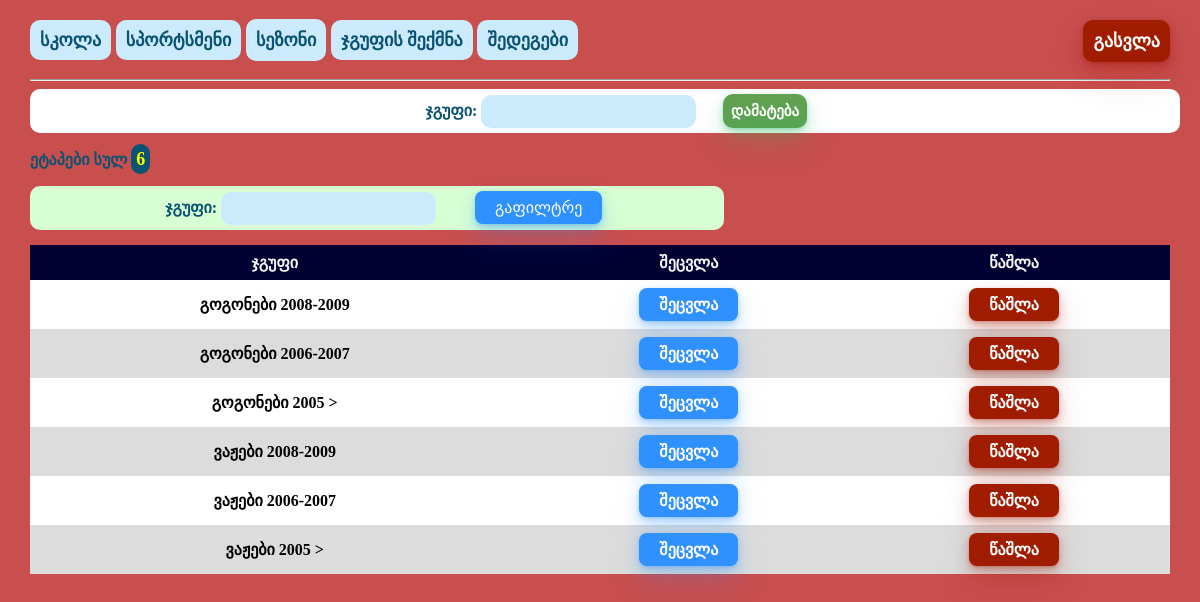
/staff/group/ (signed in), run on the app's committed database.
### staff/models.py (models this page shows, shortened)
class Group(models.Model):
    group_name = models.CharField(max_length=45)

### staff/views.py (the view)
# urls.py: path('group/', views.group, name='group'),
@login_required(login_url='login')
def group(request):
    form = GroupForm()
    if request.method == 'POST':
        form = GroupForm(request.POST)
        if form.is_valid():
            form.save()
            return HttpResponseRedirect('/staff/group')
    groups = Group.objects.all()
    group_filter = GroupFilter(request.GET, queryset=groups)
    groups = group_filter.qs
    count = Group.objects.all().count()
    context = {'form': form, 'groups': groups, 'count': count, 'group_filter': group_filter}
    return render(request, 'staff/group.html', context)

### staff/forms.py
class GroupForm(ModelForm):
    class Meta:
        model = Group
        fields = ['group_name']
        labels = {'group_name': 'ჯგუფი'}

### staff/templates/staff/group.html (shortened to what this page needs)
{% extends 'staff/base.html' %}
{% block content %}
<body>
    <form class="form-comp" id="form" action="" method="post">
        {{ form }}
        <input class="button-33" id="add" type="submit" value="დამატება">
    </form>
    <p class="counter" >ეტაპები სულ <a class="count">{{count}}</a></p>
    <form class="filter-form" id="groups_filters" method="get">
        <label for="id_gender">ჯგუფი:</label>
        {{group_filter.form.group_name}}
        <button class="button-33" id="filter_btn" type="submit">
        გაფილტრე
        </button>
    </form>
    <table id="schools">
            <tr>
                <th>ჯგუფი</th>
                <th>შეცვლა</th>
                <th>წაშლა</th>
            </tr>
            <tr>
                {% for group in groups %}
                <tr>
                    <td>{{ group.group_name }}</td>
                    <td><a class="button-33" id="update_btn" href="{% url 'update-group' group.id %}">შეცვლა</a></td>
                    <td><a class="button-33" id="delete_btn" href="{% url 'delete-group' group.id %}">წაშლა</a></td>
                </tr>
                {% endfor %}
            </tr>
        </table>
</body>
{% endblock content %}

### staff/static/staff/style.css (style rules this page uses)
html, body { height: 100%; width: 100%; background-repeat: no-repeat; background-size: 100% 100%; }
html { display: table; margin: auto; }
body { padding-right:30px; padding-left:30px; display: table-cell; justify-content:center; align-items:center; }
.competitors,#schools { margin-bottom: 30px; font-family: "BPG Nino Mtavruli"; font-weight: bolder; border-collapse: collapse; width: 80%; border: 0px; border-radius: 5px; margin-left: auto; margin-right: auto; }
.competitors td,th { border: 0px; padding:10px; text-align: center; }
.competitors tr,#schools tr { background-color: #ffffff; }
.competitors tr:nth-child(even),#schools tr:nth-child(even) { background-color: #DCDCDC; }
.competitors th,#schools th { padding-top: 12px; padding-bottom: 12px; text-align: center; background-color: #000033; color: #f6f5f5; }
#schools { font-family: "BPG Nino Mtavruli"; border-collapse: collapse; width: 100%; }
#schools td, #schools th { border: 0px; padding: 8px; text-align: center; }
.form-comp { text-align: center; justify-content:center; background-color: white; padding: 5px; width:100%; border-radius: 10px; }
.counter,label { font-family: "BPG Nino Mtavruli"; font-weight: bolder; color: #0b5372; }
label { margin-left:2%; }
.count { font-size: 18px; color: yellow; background: #0b5372; padding: 5px; border-radius: 10px; }
input[type=text],input[type=number],input[type=password],select { border-radius: 10px; font-size: 15px; font-family: "BPG Nino Mtavruli"; font-weight: bold; border:none; padding: 8px; background-color: #cbebfc; color: #0b5372; }
input[type=submit] { border-radius: 10px; margin-left:2%; font-size: 15px; font-family: "BPG Nino Mtavruli"; font-weight: bold; border:none; padding: 8px; background-color: #61a151; color: white; }
body { background-color: rgb(201, 78, 78); }
.filter-form { text-align: center; justify-content:center; background-color: white; padding: 5px; width:100%; margin-bottom: 15px; width: 60%; background-color: #d8ffd4; border-radius: 10px; }
#groups_filters { width: 60%; }
.button-33 { background-color: #c2fbd7; border-radius: 8px; box-shadow: rgba(44, 187, 99, .2) 0 -25px 18px -14px inset,rgba(44, 187, 99, .15) 0 1px 2px,rgba(44, 187, 99, .15) 0 2px 4px,rgba(44, 187, 99, .15) 0 4px 8px,rgba(44, 187, 99, .15) 0 8px 16px,rgba(44, 187, 99, .15) 0 16px 32px; color: green; cursor: pointer; display: inline-block; font-family: "BPG Nino Mtavruli"; padding: 7px 20px; text-align: center; text-decoration: none; transition: all 250ms; border: 0; font-size: 16px; user-select: none; -webkit-user-select: none; touch-action: manipulation; }
#delete_btn { color: white; background:#a11d00; box-shadow: rgba(161, 29, 0, .2) 0 -25px 18px -14px inset,rgba(161, 29, 0, .15) 0 1px 2px,rgba(161, 29, 0, .15) 0 2px 4px,rgba(161, 29, 0, .15) 0 4px 8px,rgba(161, 29, 0, .15) 0 8px 16px,rgba(161, 29, 0, .15) 0 16px 32px; }
#update_btn { color: white; background:#3091ff; box-shadow: rgba(48, 145, 255, .2) 0 -25px 18px -14px inset,rgba(48, 145, 255, .15) 0 1px 2px,rgba(48, 145, 255, .15) 0 2px 4px,rgba(48, 145, 255, .15) 0 4px 8px,rgba(48, 145, 255, .15) 0 8px 16px,rgba(48, 145, 255, .15) 0 16px 32px; }
#filter_btn { font-family:"BPG Nino Mtavruli"; margin-left:35px; color: white; background:#3091ff; box-shadow: rgba(48, 145, 255, .2) 0 -25px 18px -14px inset,rgba(48, 145, 255, .15) 0 1px 2px,rgba(48, 145, 255, .15) 0 2px 4px,rgba(48, 145, 255, .15) 0 4px 8px,rgba(48, 145, 255, .15) 0 8px 16px,rgba(48, 145, 255, .15) 0 16px 32px; }

### data on the page
Group: group_name "გოგონები 2008-2009"
Group: group_name "გოგონები 2006-2007"
Group: group_name "გოგონები 2005 >"
Group: group_name "ვაჟები 2008-2009"
Group: group_name "ვაჟები 2006-2007"
Group: group_name "ვაჟები 2005 >"

### other printed values
{{ count }} "6"
